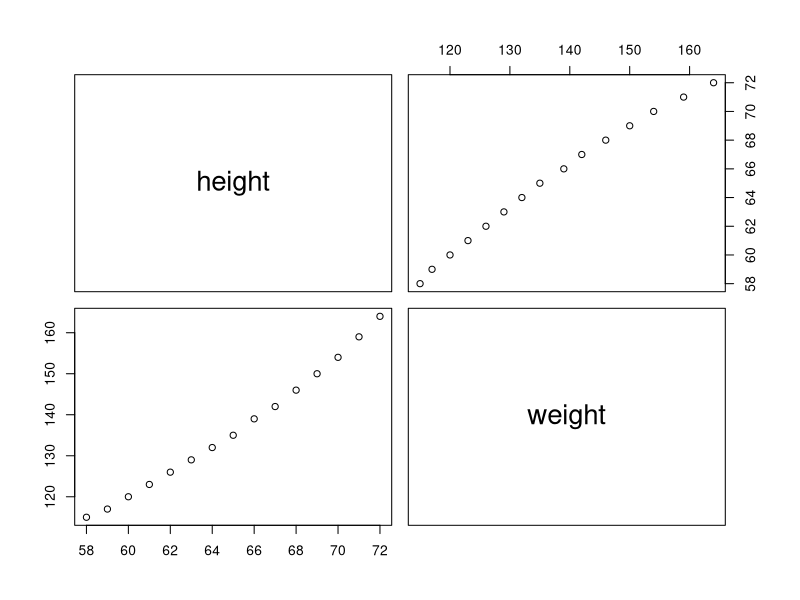
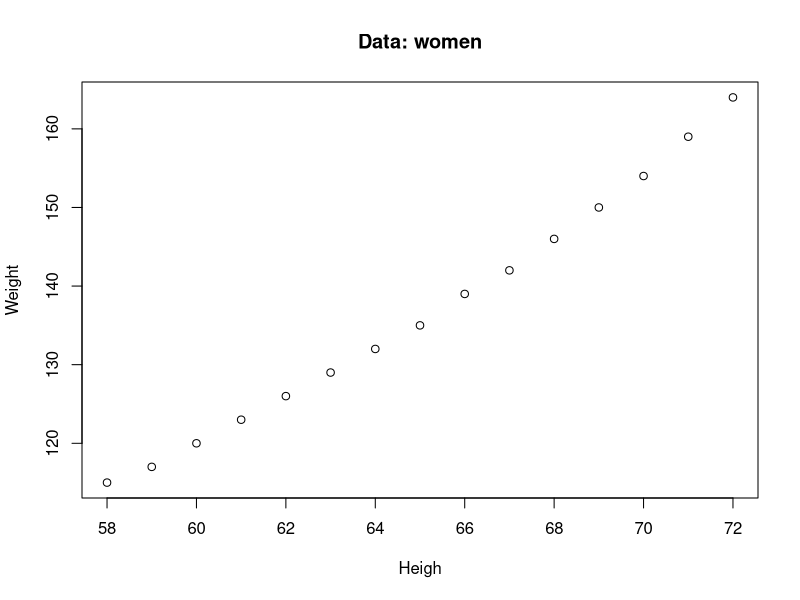
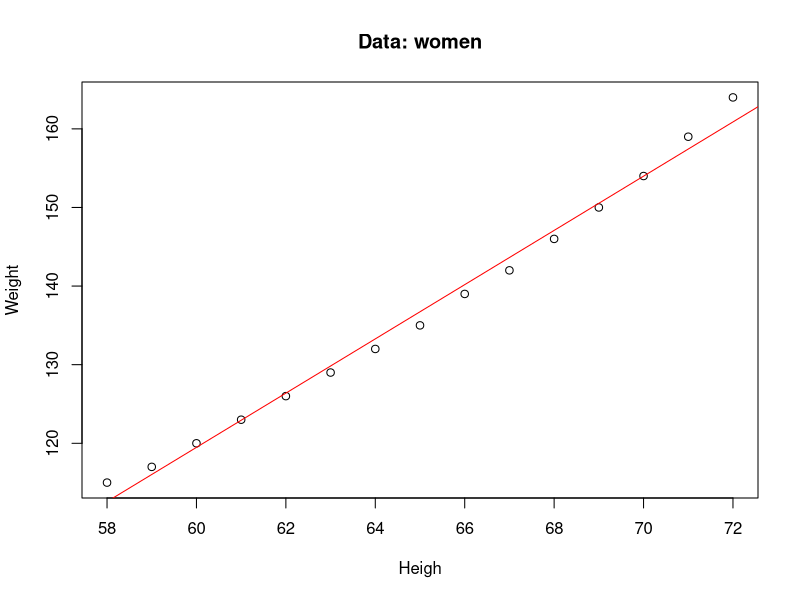
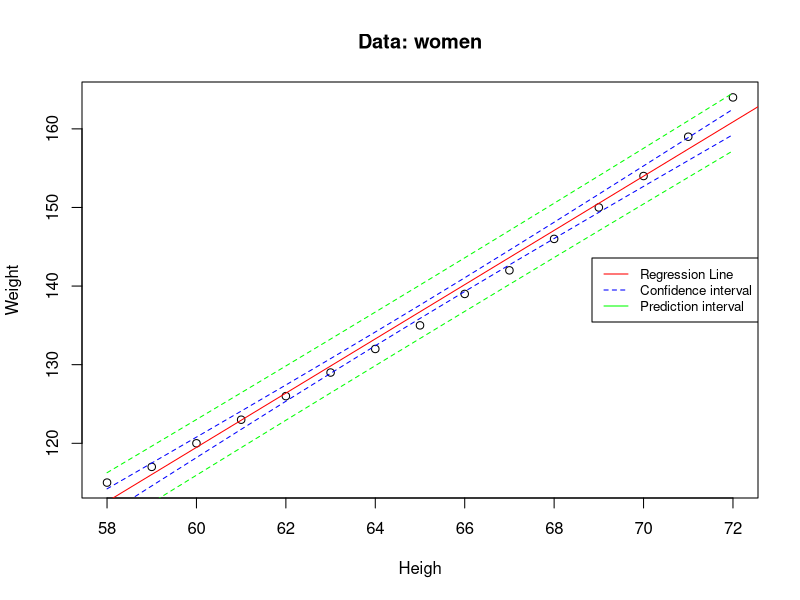

Recreate these plots in R, in order.
data(women)
head(women)

heigh = women$heigh
weight = women$weight

pairs(women)

cor(heigh, weight)             # 0.9954948

plot(heigh, weight, xlab = "Heigh", ylab = "Weight")
title("Data: women")

regresion <- lm(weight ~ heigh, data = women)
summary(regresion)

plot(heigh, weight, xlab = "Heigh", ylab = "Weight", main = "Data: women")
abline(regresion, col = "red")
 
confint(regresion, level = .9)

new.heigh <- data.frame(heigh = seq(58, 72))
class(new.heigh)
head(new.heigh)

plot(heigh, weight, xlab = "Heigh", ylab = "Weight", main = "Data: women")
abline(regresion, col = "red")

ic <- predict(regresion, new.heigh, interval = "confidence")
lines(new.heigh$heigh, ic[, 2], lty = 2, col = "blue")
lines(new.heigh$heigh, ic[, 3], lty = 2, col = "blue")

ic <- predict(regresion, new.heigh, interval = "prediction")
lines(new.heigh$heigh, ic[, 2], lty = 2, col = "green")
lines(new.heigh$heigh, ic[, 3], lty = 2, col = "green")

legend("right", legend = c("Regression Line", "Confidence interval", "Prediction interval"), col = c("red", "blue", "green"), lty = 1:2, cex = .8)

